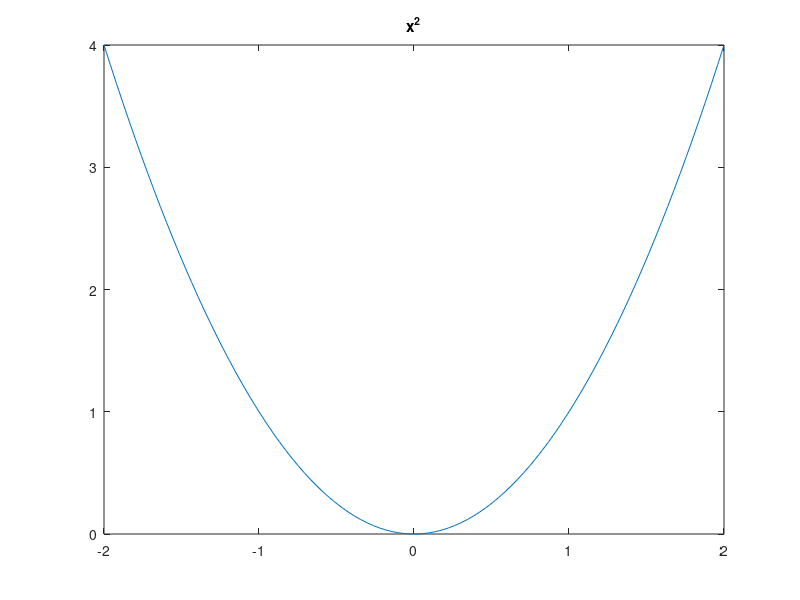
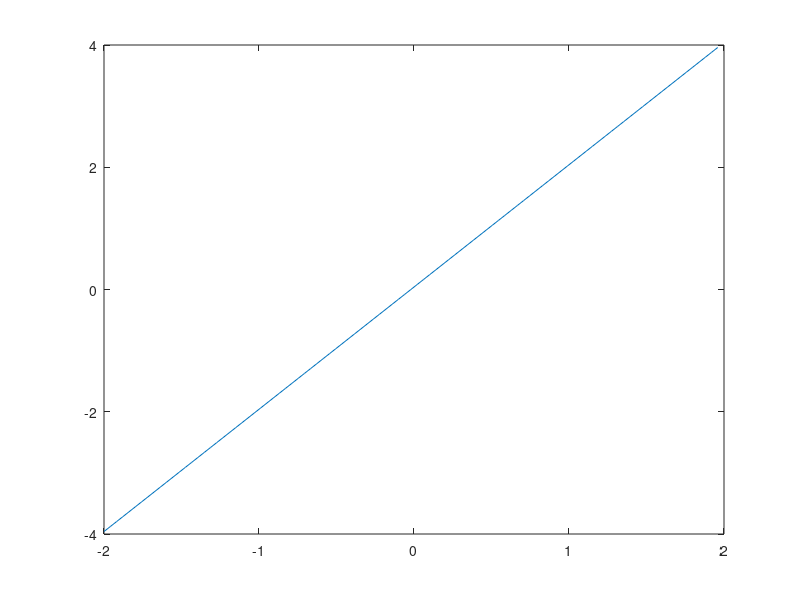
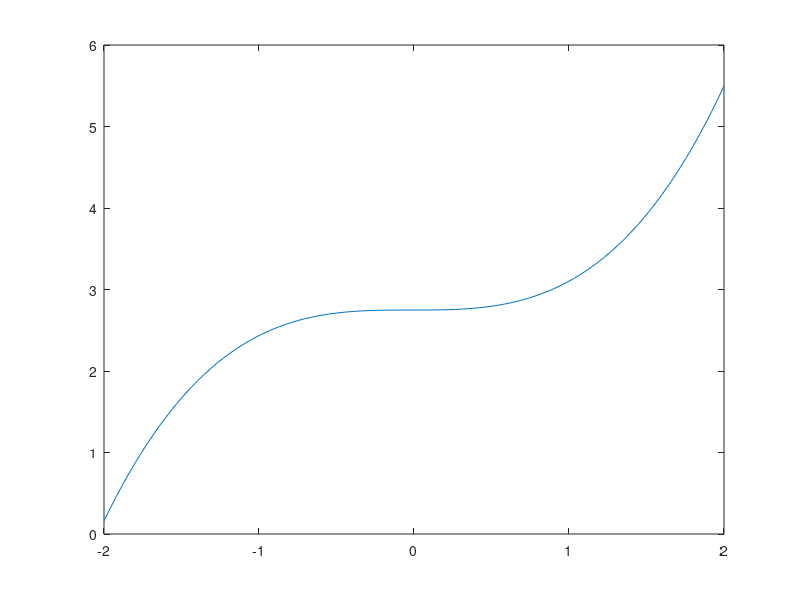
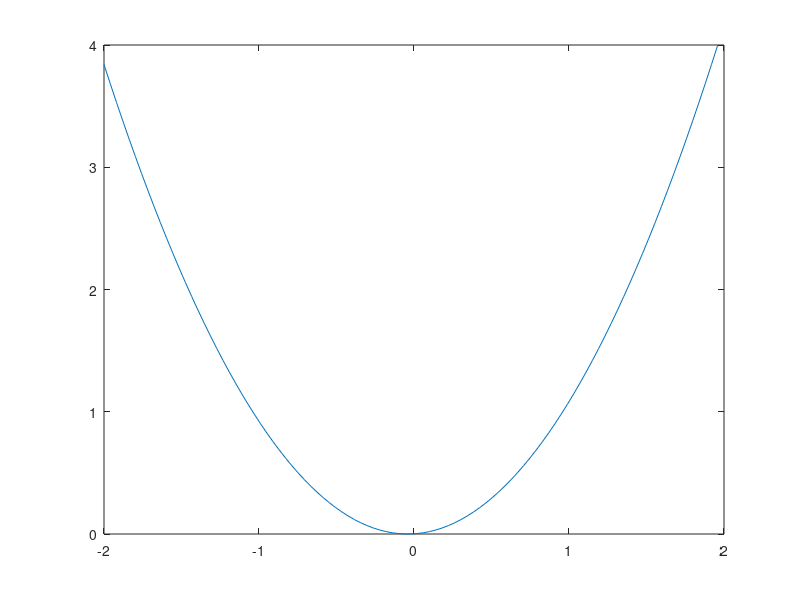

These figures' MATLAB source, in order:
%% Lesson 2c: Numerical estimation of integrals and derivatives
% Numerical integration and differentiation are a staple of numerical
% computing. We will now see how easy these are in MATLAB!
clc; clear; close all;

%% The diff and cumsum functions
% Note the lengths of z, zdiff, and zcumsum! (Fencepost problem)
z = [0 5 -2 3 4];
zdiff = diff(z);
zcumsum = cumsum(z);

%% Setup: A simple function
% Let's start with a simple example: y = x.^2. The domain is N points 
% linearly sampled from lo to hi.
lo = -2;
hi = 2;
N = 1e2;

x = linspace(lo, hi, N);
y = x.^2;
plot(x, y);
title('x^2');

%% Numerical (Approximate) Derivatives
% We can calculate a difference quotient between each pair of (x,y) points
% using the diff() function.
dydx = diff(y)./diff(x);    % difference quotient

figure();
plot(x(1:end-1), dydx);

%% Numerical (Approximate) Integrals
% Now suppose we want to approximate the cumulative integral (Riemann sum)
% of a function.
xdiff = diff(x);
dx = xdiff(1);              % spacing between points
dx = (hi-lo) / (N-1);       % alternative to the above (note: N-1)

Y = cumsum(y) * dx;         % Riemann sum

figure();
plot(x, Y);

%% Error metrics: Check how close we are!
% dydx should be derivative of x.^2 = 2*x
dydx_actual = 2 * x;

% Y should be \int_{-2}^{x}{t.^2 dt}
Y_actual = (x .^3 - (-2)^3) / 3;

% Slightly more accurate -- can you figure out why?
% Y_actual = (x .^3 - (-2-dx)^3) / 3;

% Error metric: MSE (mean square error) or RMSE (root mean square error)
% Try changing N and see how the error changes. Try this with both the
% integral and derivative.

% estimated = dydx;
% actual = dydx_actual(1:end-1);
estimated = Y;
actual = Y_actual;
mse = mean((estimated - actual) .^ 2);
rmse = rms(estimated - actual);

%% Fundamental Theorem of Calculus
% Now, use the approximate derivative to get the original function, y back 
% as yhat and plot it.  You may need to use/create another variable for
% the x axis when plotting.
figure();
yhat = diff(Y)./diff(x);    % differentiate Y
plot(x(1:end-1), yhat);

figure();
yhat2 = cumsum(dydx) * dx;  % integrate dydx
plot(x(1:end-1), yhat2);